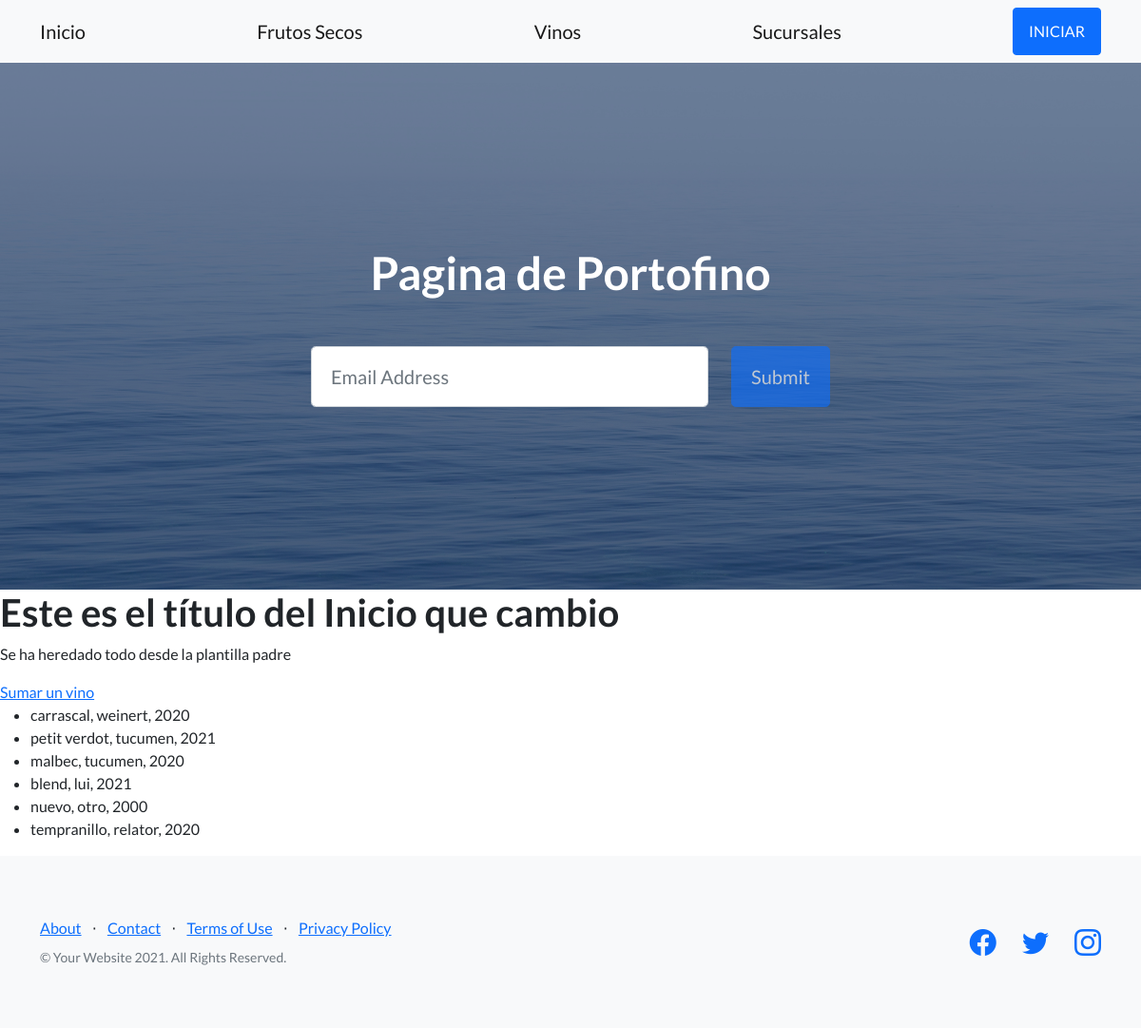
/AppPortofino/vinos/, run on an earlier commit of the app's database.
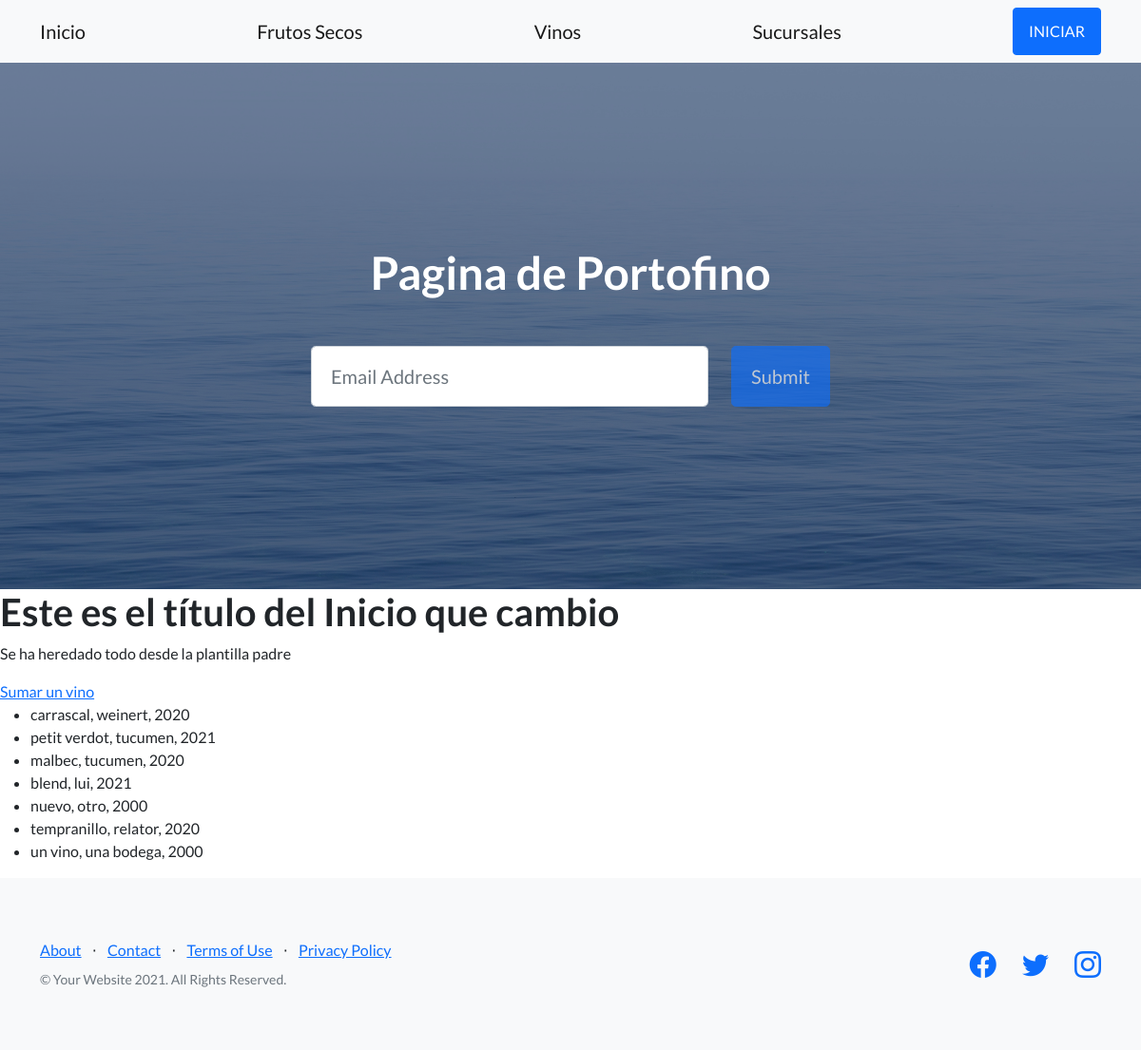
And on a later commit of the database.
### AppPortofino/models.py (models this page shows, shortened)
class Vinos(models.Model):
    nombre = models.CharField(max_length=256)
    bodega = models.CharField(max_length=256)
    año = models.IntegerField()

### AppPortofino/views.py (the view)
# urls.py: path('vinos/', views.listar_vinos, name="vinos"),
def listar_vinos(request):
    contexto = {
        "vinos": Vinos.objects.all(),
    }
    http_response = render(
        request=request,
        template_name='AppPortofino/vinos.html',
        context=contexto,
    )
    return http_response

### AppPortofino/templates/AppPortofino/vinos.html
{% extends "AppPortofino/padre.html" %}
{% load static %}
{% block contenidoQueCambia %}
<section>
    <div>
        <h1>Este es el título del Inicio que cambio</h1>
            <p>Se ha heredado todo desde la plantilla padre</p>
        <a href="{% url 'sumar_vino' %}">Sumar un vino</a>
        <ul>
        {% for wine in vinos %}
            <li>{{ wine.nombre }}, {{ wine.bodega }}, {{ wine.año }} </li>
        {% endfor %}
        </ul>
    </div>
</section>
{% endblock %}

What changed in the data, as far as the page shows it:
added Vinos: nombre "un vino", bodega "una bodega", año "2000"
